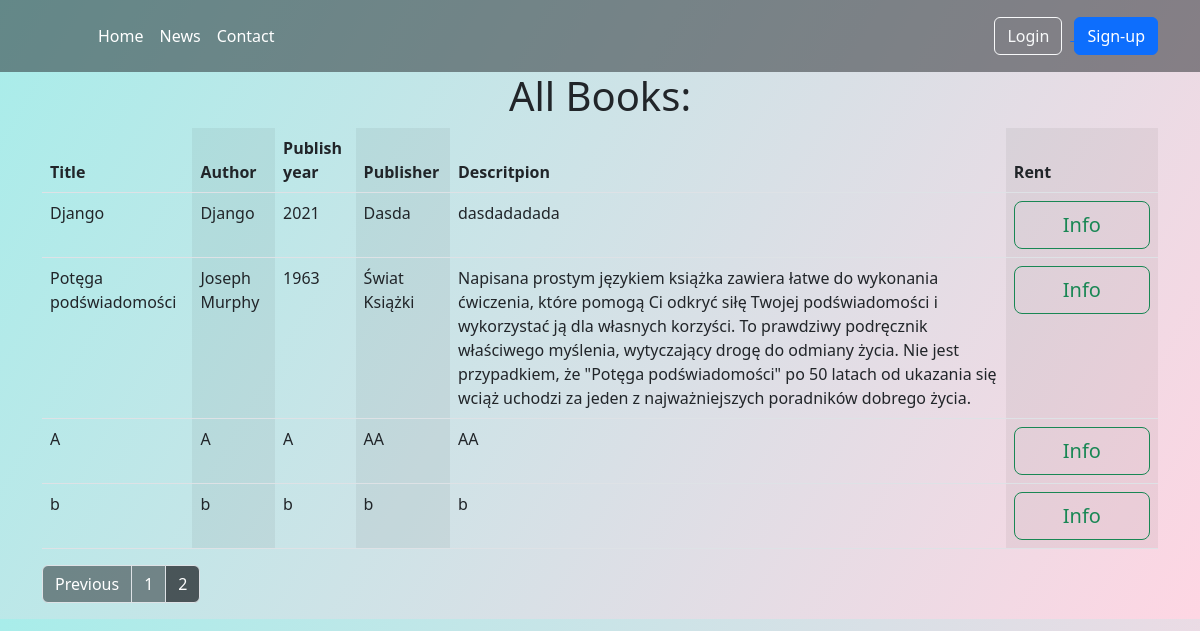
/books/?page=2, run on an earlier commit of the app's database.
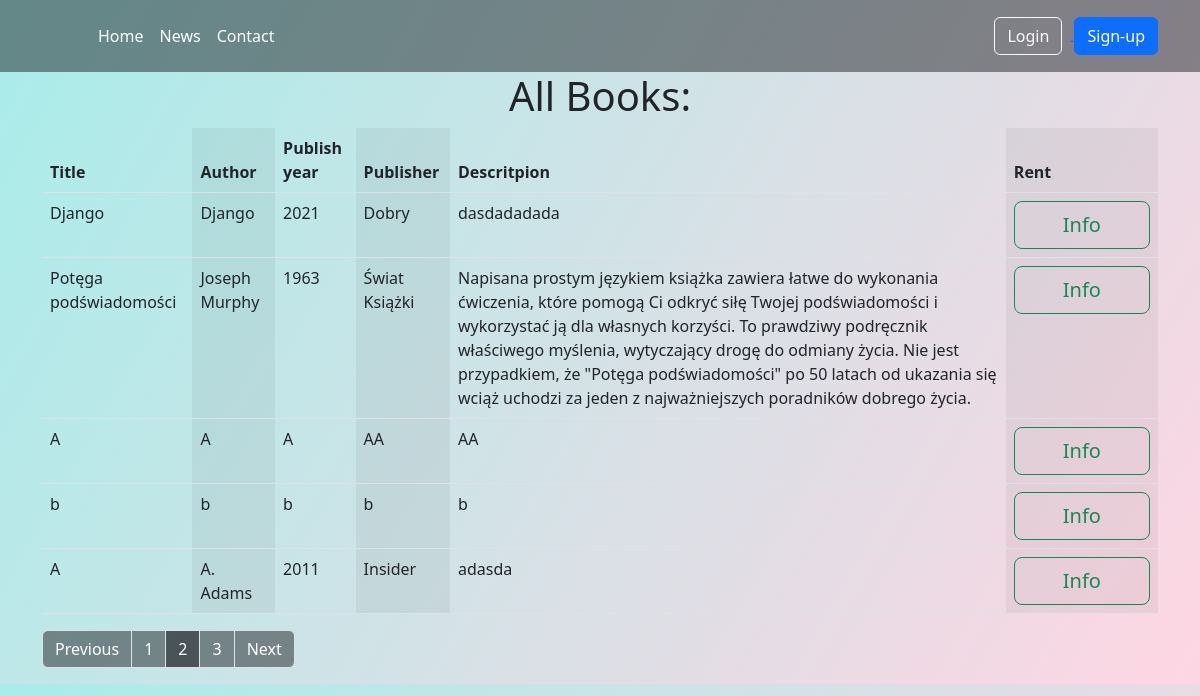
And on a later commit of the database.
### base/models.py (models this page shows, shortened)
class Book(models.Model):
    title = models.CharField(max_length=100)
    author = models.CharField(max_length=100)
    publish_year = models.CharField(max_length=30)
    publisher = models.CharField(max_length=100)
    descritpion = models.CharField(max_length=600)
    free = models.BooleanField(null=True, default='True')
    cover = models.ImageField(blank=True, null=True)

### base/views.py (the view)
# urls.py: path('books/', views.books, name='books'),
def books(request):
    book = Book.objects.all()
    paginator = Paginator(book, 5)
    page_number = request.GET.get('page')
    page_obj = paginator.get_page(page_number)
    page_obj.adjusted_elided_pages = paginator.get_elided_page_range(
        page_number)
    return render(request, 'base/book.html', {'page_obj': page_obj})

### base/templates/base/book.html
{%extends 'base.html'%}
{% block content %}
<div class="container">
  <div class="d-flex align-items-center justify-content-center ">
    <h1>All Books:</h1>
  </div>
  <table class="table table-striped-columns">
    <thead>
      <tr>
        <th scope="col">Title</th>
        <th scope="col">Author</th>
        <th scope="col">Publish year</th>
        <th scope="col">Publisher</th>
        <th scope="col">Descritpion</th>
        <th scope="col">Rent</th>
      </tr>
    </thead>
    <tbody>
      {% for book in page_obj %}
      <tr>
        <td>{{book.title}}</td>
        <td>{{book.author}}</td>
        <td>{{book.publish_year}}</td>
        <td>{{book.publisher}}</td>
        <td>{{book.descritpion}}</td>
        <td><a href="{% url 'book-info' book.id %}"><button class="btn btn-outline-success btn-lg px-5" type="submit"
              name="rent">Info</button></a></td>
      </tr>
      {% endfor %}
    </tbody>
  </table>
  <nav aria-label="navigation">
    <ul class="pagination">
      {% if page_obj.has_previous %}
      <li class="page-item"><a class="page-link text-bg-dark bg-opacity-50"
          href="?page={{ page_obj.previous_page_number }}">Previous</a></li>
      {% endif %}
      {% for page_number in page_obj.adjusted_elided_pages %}
      {% if page_number == page_obj.paginator.ELLIPSIS %}
      <li class="page-item  text-bg-dark bg-opacity-50" aria-current="page">
        {{page_number}}
      </li>
      {% else %}
      <li class="page-item" aria-current="page">
        <a href="?page={{page_number}}"
          class="page-link {% if page_number == page_obj.number %} text-bg-dark bg-opacity-75  {% else %}  text-bg-dark bg-opacity-50  {% endif %}  ">
          {{page_number}}
        </a>
      </li>
      {% endif %}
      {% endfor %}
      {% if page_obj.has_next %}
      <li class="page-item"><a class="page-link text-bg-dark bg-opacity-50"
          href="?page={{ page_obj.next_page_number }}">Next</a>
      </li>
      {% endif %}
    </ul>
  </nav>
</div>
{% endblock content %}

What changed in the data, as far as the page shows it:
changed Book "Django": publisher "Dasda" → "Dobry"
added Book: title "A", author "A. Adams", publish_year "2011", publisher "Insider", descritpion "adasda"
Also different on the page:
new list line: "3"
text now shown: "Next"
